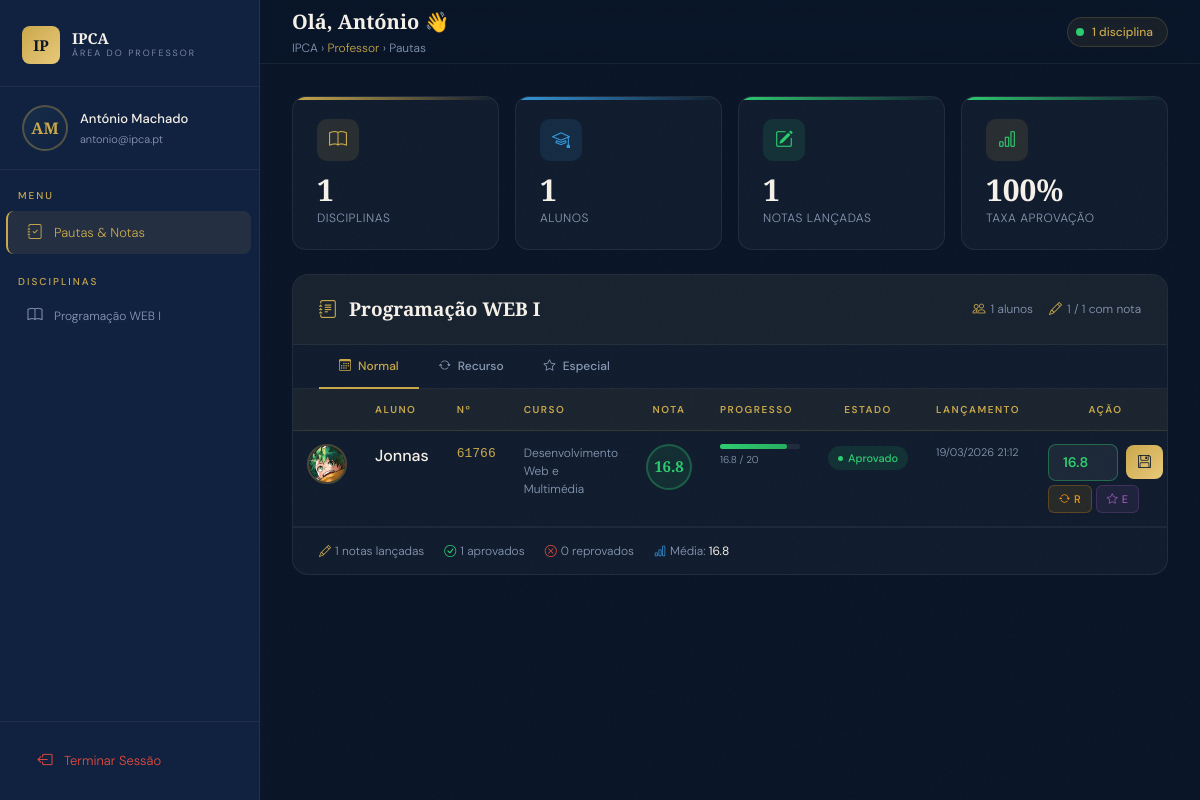
Screenshot of /dashboard_professor.php (signed in) with the database file from the repository.
### tables this page shows
CREATE TABLE `professores` (
  `id` int(11) NOT NULL,
  `nome` varchar(100) NOT NULL,
  `email` varchar(100) NOT NULL,
  `password` varchar(255) NOT NULL,
  `foto` varchar(255) DEFAULT 'default.png'
);

CREATE TABLE `disciplinas` (
  `ID` int(11) NOT NULL,
  `Nome_disc` text NOT NULL
);

CREATE TABLE `alunos` (
  `id` int(11) NOT NULL,
  `numero_aluno` int(11) DEFAULT NULL,
  `nome` varchar(100) DEFAULT NULL,
  `email` varchar(100) DEFAULT NULL,
  `password` varchar(255) DEFAULT NULL,
  `curso_id` int(11) DEFAULT NULL,
  `foto` varchar(255) DEFAULT 'default.png'
);

CREATE TABLE `cursos` (
  `ID` int(11) NOT NULL,
  `Nome` text NOT NULL
);

CREATE TABLE `pautas` (
  `id` int(11) NOT NULL,
  `aluno_id` int(11) NOT NULL,
  `disciplina_id` int(11) NOT NULL,
  `nota` decimal(4,1) DEFAULT NULL,
  `epoca` enum('normal','recurso','especial') DEFAULT 'normal',
  `data_lancamento` datetime DEFAULT NULL
);

### dashboard_professor.php (the view, shortened to what the rows shown need)
<?php
include "db.php";
$prof_id   = (int)$_SESSION['professor_id'];
$stmt = $conn->prepare("SELECT id, nome, email FROM professores WHERE id = ?");
$stmt->execute([$prof_id]);
$professor = $stmt->fetch();
$stmt_disc = $conn->prepare("
    SELECT d.ID, d.Nome_disc
    FROM prof_disciplinas pd
    JOIN disciplinas d ON pd.disciplina_id = d.ID
    WHERE pd.professor_id = ?
    ORDER BY d.Nome_disc ASC
");
$stmt_disc->execute([$prof_id]);
$disciplinas = $stmt_disc->fetchAll();
$dados_disciplinas = [];
foreach ($disciplinas as $disc) {
    $disc_id = $disc['ID'];
    $stmt_alunos = $conn->prepare("
        SELECT DISTINCT a.id, a.nome, a.numero_aluno, a.foto,
               c.Nome AS nome_curso
        FROM alunos a
        JOIN cursos c ON a.curso_id = c.ID
        JOIN plano_estudos pe ON pe.CURSOS = a.curso_id AND pe.DISCIPLINA = ?
        ORDER BY a.nome ASC
    ");
    $stmt_alunos->execute([$disc_id]);
    $alunos = $stmt_alunos->fetchAll();
    $notas_map = [];
    if (!empty($alunos)) {
        $ids = array_column($alunos, 'id');
        $ph  = implode(',', array_fill(0, count($ids), '?'));
        $params = array_merge($ids, [$disc_id]);
        $stmt_n = $conn->prepare("
            SELECT aluno_id, nota, epoca, data_lancamento
            FROM pautas
            WHERE aluno_id IN ($ph) AND disciplina_id = ?
        ");
        $stmt_n->execute($params);
        foreach ($stmt_n->fetchAll() as $nr) {
            $notas_map[$nr['aluno_id']][$nr['epoca']] = $nr;
        }
    }
    $dados_disciplinas[] = [
        'disc'      => $disc,
        'alunos'    => $alunos,
        'notas_map' => $notas_map,
    ];
}
$initials     = strtoupper(substr($professor['nome'], 0, 1) . (strpos($professor['nome'], ' ') !== false ? substr(strrchr($professor['nome'], ' '), 1, 1) : ''));
$epoca_labels = ['normal' => 'Normal', 'recurso' => 'Recurso', 'especial' => 'Especial'];
$epocas       = ['normal', 'recurso', 'especial'];
?>
<!DOCTYPE html>
<html lang="pt-PT">
<head>
<link href="https://cdn.jsdelivr.net/npm/bootstrap@5.3.3/dist/css/bootstrap.min.css" rel="stylesheet">
<link href="https://cdn.jsdelivr.net/npm/bootstrap-icons@1.11.3/font/bootstrap-icons.min.css" rel="stylesheet">
<link rel="stylesheet" href="css/dashboard_professor.css">
</head>
<body>
<aside class="sidebar" id="sidebar">
  <div class="sidebar-profile">
    <div class="prof-avatar-sm"><?php echo $initials; ?></div>
    <div style="overflow:hidden;">
      <div style="font-size:13px;color:var(--cream);font-weight:500;white-space:nowrap;overflow:hidden;text-overflow:ellipsis;">
        <?php echo htmlspecialchars($professor['nome']); ?>
      </div>
      <div style="font-size:11px;color:var(--muted);margin-top:2px;white-space:nowrap;overflow:hidden;text-overflow:ellipsis;">
        <?php echo htmlspecialchars($professor['email']); ?>
      </div>
    </div>
  </div>
  <?php foreach ($disciplinas as $d): ?>
  <a href="#disc-<?php echo $d['ID']; ?>" class="sidebar-link" style="font-size:12px;padding:8px 18px;">
    <i class="bi bi-book"></i>
    <span style="overflow:hidden;text-overflow:ellipsis;white-space:nowrap;"><?php echo htmlspecialchars($d['Nome_disc']); ?></span>
  </a>
  <?php endforeach; ?>
</aside>
<div class="main-wrap">
  <div class="topbar">
    <div class="d-flex align-items-center gap-3">
      <div>
        <div class="topbar-title">Olá, <?php echo htmlspecialchars(explode(' ', $professor['nome'])[0]); ?> 👋</div>
        <div class="topbar-breadcrumb">IPCA › <span>Professor</span> › Pautas</div>
      </div>
    </div>
  </div>
  <div class="page-content">
    <?php if (empty($disciplinas)): ?>
    <div style="text-align:center;padding:60px 20px;color:var(--muted);">
      <i class="bi bi-journal-x" style="font-size:48px;display:block;margin-bottom:16px;opacity:0.25;"></i>
      <p style="font-size:15px;">Ainda não tens disciplinas atribuídas.<br>Contacta o administrador.</p>
    </div>
    <?php else: ?>
    <div id="secDisciplinas">
      <?php foreach ($dados_disciplinas as $dd):
        $disc       = $dd['disc'];
        $alunos     = $dd['alunos'];
        $notas_map  = $dd['notas_map'];
        $num_alunos = count($alunos);
        $num_com_nota = 0;
        foreach ($notas_map as $na) { if (!empty($na)) $num_com_nota++; }
      ?>
      <div class="disc-section" id="disc-<?php echo $disc['ID']; ?>">
        <div class="disc-header">
          <div class="disc-title">
            <i class="bi bi-journal-text"></i>
            <?php echo htmlspecialchars($disc['Nome_disc']); ?>
          </div>
          <div class="disc-meta">
            <div class="disc-meta-item"><i class="bi bi-people"></i> <?php echo $num_alunos; ?> alunos</div>
            <div class="disc-meta-item"><i class="bi bi-pencil"></i> <?php echo $num_com_nota; ?> / <?php echo $num_alunos; ?> com nota</div>
          </div>
        </div>
        <div class="epoca-tabs" id="tabs-<?php echo $disc['ID']; ?>">
          <?php foreach ($epocas as $i => $ep): ?>
          <button class="epoca-tab <?php echo $i === 0 ? 'active' : ''; ?>"
                  onclick="trocarEpoca(<?php echo $disc['ID']; ?>, '<?php echo $ep; ?>', this)">
            <i class="bi bi-<?php echo $ep === 'normal' ? 'calendar3' : ($ep === 'recurso' ? 'arrow-repeat' : 'star'); ?> me-1"></i>
            <?php echo $epoca_labels[$ep]; ?>
          </button>
          <?php endforeach; ?>
        </div>
        <?php foreach ($epocas as $i => $ep): ?>
        <div class="epoca-panel" id="panel-<?php echo $disc['ID']; ?>-<?php echo $ep; ?>"
             style="<?php echo $i !== 0 ? 'display:none;' : ''; ?>">
          <?php if (empty($alunos)): ?>
          <div class="no-alunos">
            <i class="bi bi-person-x" style="font-size:30px;display:block;margin-bottom:8px;opacity:0.3;"></i>
            Nenhum aluno inscrito nesta disciplina.
          </div>
          <?php else: ?>
          <div class="table-responsive">
            <table class="table-pautas table">
              <thead>
                <tr>
                  <th style="width:50px"></th>
                  <th>Aluno</th>
                  <th>Nº</th>
                  <th>Curso</th>
                  <th class="text-center">Nota</th>
                  <th style="width:110px">Progresso</th>
                  <th class="text-center">Estado</th>
                  <th>Lançamento</th>
                  <th class="text-center" style="width:180px">Ação</th>
                </tr>
              </thead>
              <tbody>
                <?php foreach ($alunos as $aluno):
                  $aid      = $aluno['id'];
                  $nota_row = $notas_map[$aid][$ep] ?? null;
                  $nota_val = $nota_row ? $nota_row['nota'] : null;
                  $is_apr   = $nota_val !== null && (float)$nota_val >= 10;
                  $pct      = $nota_val !== null ? round(((float)$nota_val / 20) * 100) : 0;
                  $ain      = strtoupper(substr($aluno['nome'], 0, 1) . (strpos($aluno['nome'], ' ') !== false ? substr(strrchr($aluno['nome'], ' '), 1, 1) : ''));
                  $foto_path = (!empty($aluno['foto']) && $aluno['foto'] !== 'default.png' && file_exists('uploads/'.$aluno['foto']))
                               ? 'uploads/'.$aluno['foto'] : null;
                  $nota_recurso   = $notas_map[$aid]['recurso']  ?? null;
                  $nota_especial  = $notas_map[$aid]['especial'] ?? null;
                ?>
                <tr>
                  <td>
                    <?php if ($foto_path): ?>
                      <img src="<?php echo $foto_path; ?>" class="aluno-foto" alt="">
                    <?php else: ?>
                      <div class="aluno-initials"><?php echo $ain; ?></div>
                    <?php endif; ?>
                  </td>
                  <td>
                    <div style="font-weight:500;color:var(--cream);"><?php echo htmlspecialchars($aluno['nome']); ?></div>
                  </td>
                  <td style="font-family:monospace;font-size:13px;color:var(--gold);">
                    <?php echo $aluno['numero_aluno']; ?>
                  </td>
                  <td style="font-size:12px;color:var(--muted);"><?php echo htmlspecialchars($aluno['nome_curso']); ?></td>
                  <td class="text-center">
                    <?php if ($nota_val !== null): ?>
                    <div class="nota-badge <?php echo $is_apr ? 'nota-aprovado' : 'nota-reprovado'; ?>">
                      <?php echo number_format((float)$nota_val, 1); ?>
                    </div>
                    <?php else: ?>
                    <div class="nota-badge nota-sem">—</div>
                    <?php endif; ?>
                  </td>
                  <td>
                    <?php if ($nota_val !== null): ?>
                    <div class="nota-bar-wrap">
                      <div class="nota-bar <?php echo $is_apr ? 'aprovado' : 'reprovado'; ?>" style="width:<?php echo $pct; ?>%"></div>
                    </div>
                    <div style="font-size:10px;color:var(--muted);margin-top:3px;"><?php echo $nota_val; ?> / 20</div>
                    <?php else: ?>
                    <div style="font-size:11px;color:var(--muted);">Sem nota</div>
                    <?php endif; ?>
                  </td>
                  <td class="text-center">
                    <?php if ($nota_val !== null): ?>
                    <span class="estado-badge <?php echo $is_apr ? 'estado-aprovado' : 'estado-reprovado'; ?>">
                      <?php echo $is_apr ? 'Aprovado' : 'Reprovado'; ?>
                    </span>
                    <?php else: ?>
                    <span class="estado-badge estado-sem">Sem nota</span>
                    <?php endif; ?>
                  </td>
                  <td style="font-size:11px;color:var(--muted);white-space:nowrap;">
                    <?php echo $nota_row && $nota_row['data_lancamento'] ? date('d/m/Y H:i', strtotime($nota_row['data_lancamento'])) : '—'; ?>
                  </td>
                  <td>
                    <div class="d-flex align-items-center gap-1 flex-wrap">
                      <form method="POST" class="nota-input-wrap" onsubmit="return validarNota(this)" style="margin:0;">
                        <input type="number" name="nota"
                               class="nota-input <?php echo $nota_val !== null ? ($is_apr ? 'aprovado' : 'reprovado') : ''; ?>"
                               min="0" max="20" step="0.1"
                               value="<?php echo $nota_val !== null ? number_format((float)$nota_val, 1) : ''; ?>"
                               placeholder="0–20"
                               oninput="colorirNota(this)">
                        <button type="submit" class="btn-guardar-nota" title="Guardar">
                          <i class="bi bi-floppy"></i>
                        </button>
                      </form>
                      <?php if ($ep === 'normal'): ?>
                      <button class="btn-epoca btn-recurso"
                              title="Lançar nota de Recurso"
                              onclick="abrirModalEpoca(
                                <?php echo $aid; ?>,
                                <?php echo $disc['ID']; ?>,
                                'recurso',
                                '<?php echo addslashes($aluno['nome']); ?>',
                                <?php echo $nota_recurso && $nota_recurso['nota'] !== null ? $nota_recurso['nota'] : 'null'; ?>
                              )">
                        <i class="bi bi-arrow-repeat"></i> R
                      </button>
                      <button class="btn-epoca btn-especial"
                              title="Lançar nota de Especial"
                              onclick="abrirModalEpoca(
                                <?php echo $aid; ?>,
                                <?php echo $disc['ID']; ?>,
                                'especial',
                                '<?php echo addslashes($aluno['nome']); ?>',
                                <?php echo $nota_especial && $nota_especial['nota'] !== null ? $nota_especial['nota'] : 'null'; ?>
                              )">
                        <i class="bi bi-star"></i> E
                      </button>
                      <?php endif; ?>
                    </div>
                  </td>
                </tr>
                <?php endforeach; ?>
              </tbody>
            </table>
          </div>
          <div style="padding:14px 26px;border-top:1px solid rgba(255,255,255,0.05);display:flex;gap:20px;flex-wrap:wrap;font-size:12px;color:var(--muted);">
            <?php
              $notas_ep = array_filter(array_map(fn($a) => $notas_map[$a['id']][$ep]['nota'] ?? null, $alunos), fn($n) => $n !== null);
              $n_count  = count($notas_ep);
              $n_apr    = count(array_filter($notas_ep, fn($n) => (float)$n >= 10));
              $n_media  = $n_count > 0 ? round(array_sum($notas_ep) / $n_count, 1) : null;
            ?>
            <span><i class="bi bi-pencil me-1" style="color:var(--gold)"></i><?php echo $n_count; ?> notas lançadas</span>
            <span><i class="bi bi-check-circle me-1" style="color:#2ecc71"></i><?php echo $n_apr; ?> aprovados</span>
            <span><i class="bi bi-x-circle me-1" style="color:#e74c3c"></i><?php echo $n_count - $n_apr; ?> reprovados</span>
            <?php if ($n_media !== null): ?>
            <span><i class="bi bi-bar-chart me-1" style="color:#3498db"></i>Média: <strong style="color:var(--cream)"><?php echo $n_media; ?></strong></span>
            <?php endif; ?>
          </div>
          <?php endif; ?>
        </div>
        <?php endforeach; ?>
      </div>
      <?php endforeach; ?>
    </div>
    <?php endif; ?>
  </div>
</div>
</body>
</html>

### rows the page displays
professores: nome "AM", nome "António Machado", email "antonio@ipca.pt", nome "António"
disciplinas: Nome_disc "Programação WEB I", num_alunos "1", num_com_nota "1", ep "Normal", ep "Recurso", ep "Especial"
alunos: foto (picture), nome "Jonnas", numero_aluno "61766", curso.Nome "Desenvolvimento Web e Multimédia", id.nota "16.8", shows "Aprovado", id.data_lancamento "19/03/2026 21:12", nota "16.8", id.nota "1", $n_count-$n_apr "0"

### other values shown
count($disciplinas) "1"
$total_alunos_prof "1"
$total_notas "1"
